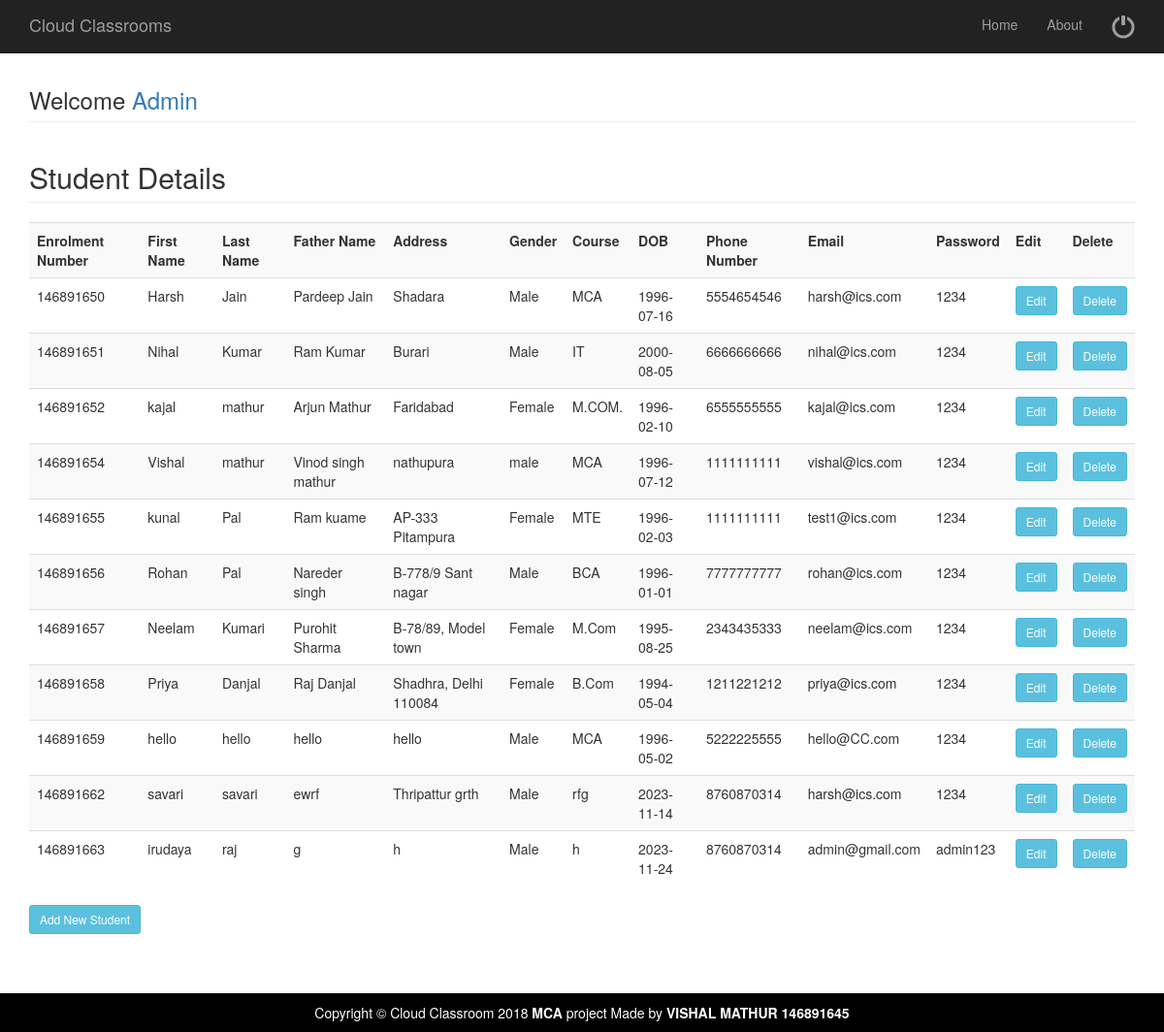
The app's page /studentdetails.php (signed in) with its own data.
### tables this page shows
CREATE TABLE `studenttable` (
  `Eno` bigint(20) NOT NULL,
  `FName` varchar(30) NOT NULL,
  `LName` varchar(30) NOT NULL,
  `FaName` varchar(30) NOT NULL,
  `Addrs` text NOT NULL,
  `Gender` varchar(6) NOT NULL,
  `Course` varchar(20) NOT NULL,
  `DOB` date NOT NULL,
  `PhNo` bigint(10) NOT NULL,
  `Pass` varchar(20) NOT NULL,
  `Eid` varchar(50) NOT NULL
);

### studentdetails.php (the view, shortened to what this page needs)
<?php include('adminhead.php'); ?>
<div class="container">
	<div class="row">
		<div class="col-md-12">
			<h3 class="page-header">Welcome <a href="welcomeadmin">Admin</a> </h3>
			<?php
			include( "database.php" );
			$sql = "select * from  studenttable";
			$result = mysqli_query( $connect, $sql );
			echo "<h2 class='page-header'>Student Details</h2>";
			echo "<table class='table table-striped' style='width:100%'>
<tr>
<th>Enrolment Number</th>
<th>First Name</th>
<th>Last Name</th>
<th>Father Name</th>
<th>Address</th>
<th>Gender</th>
<th>Course</th>
<th>DOB</th>
<th>Phone Number</th>
<th>Email</th>
<th>Password</th>
<th>Edit</th>
<th>Delete</th>
</tr>";
			while ( $row = mysqli_fetch_array( $result ) ) {
				?>
			<tr>
				<td>
					<?PHP echo $row['Eno'];?>
				</td>
				<td>
					<?PHP echo $row['FName'];?>
				</td>
				<td>
					<?PHP echo $row['LName'];?>
				</td>
				<td>
					<?PHP echo $row['FaName'];?>
				</td>
				<td>
					<?PHP echo $row['Addrs'];?>
				</td>
				<td>
					<?PHP echo $row['Gender'];?>
				</td>
				<td>
					<?PHP echo $row['Course'];?>
				</td>
				<td>
					<?PHP echo $row['DOB'];?>
				</td>
				<td>
					<?PHP echo $row['PhNo'];?>
				</td>
				<td>
					<?PHP echo $row['Eid'];?>
				</td>
				<td>
					<?PHP echo $row['Pass'];?>
				</td>
				<td><a href="updatestudent.php?eno=<?php echo $row['Eno']; ?>"><input type="button" Value="Edit" class="btn btn-info btn-sm"></a>
				</td>
				<td><a href="studentdetails.php?deleteid=<?php echo $row['Eno']; ?>"><input type="submit" Value="Delete" name="delete" class="btn btn-info btn-sm"></a>
				</td>
			</tr>
			<?php } ?>
			</table>
			<a href="addnewstudent"><button type="button" value="AddNewStudent" class="btn btn-info btn-sm">Add New Student</button></a>
		</div>
	</div>
	<?php include('allfoot.php'); ?>

### css/modern-business.css (style rules this page uses)
html, body { height: 100%; }
body { padding-top: 50px; }

### records on screen
studenttable: Eno "146891650", FName "Harsh", LName "Jain", FaName "Pardeep Jain", Addrs "Shadara", Gender "Male", Course "MCA", DOB "1996-07-16", PhNo "5554654546", Eid "harsh@ics.com", Pass "1234"
studenttable: Eno "146891651", FName "Nihal", LName "Kumar", FaName "Ram Kumar", Addrs "Burari", Gender "Male", Course "IT", DOB "2000-08-05", PhNo "6666666666", Eid "nihal@ics.com", Pass "1234"
studenttable: Eno "146891652", FName "kajal", LName "mathur", FaName "Arjun Mathur", Addrs "Faridabad", Gender "Female", Course "M.COM.", DOB "1996-02-10", PhNo "6555555555", Eid "kajal@ics.com", Pass "1234"
studenttable: Eno "146891654", FName "Vishal", LName "mathur", FaName "Vinod singh mathur", Addrs "nathupura", Gender "male", Course "MCA", DOB "1996-07-12", PhNo "1111111111", Eid "vishal@ics.com", Pass "1234"
studenttable: Eno "146891655", FName "kunal", LName "Pal", FaName "Ram kuame", Addrs "AP-333 Pitampura", Gender "Female", Course "MTE", DOB "1996-02-03", PhNo "1111111111", Eid "test1@ics.com", Pass "1234"
studenttable: Eno "146891656", FName "Rohan", LName "Pal", FaName "Nareder singh", Addrs "B-778/9 Sant nagar", Gender "Male", Course "BCA", DOB "1996-01-01", PhNo "7777777777", Eid "rohan@ics.com", Pass "1234"
studenttable: Eno "146891657", FName "Neelam", LName "Kumari", FaName "Purohit Sharma", Addrs "B-78/89, Model town", Gender "Female", Course "M.Com", DOB "1995-08-25", PhNo "2343435333", Eid "neelam@ics.com", Pass "1234"
studenttable: Eno "146891658", FName "Priya", LName "Danjal", FaName "Raj Danjal", Addrs "Shadhra, Delhi 110084", Gender "Female", Course "B.Com", DOB "1994-05-04", PhNo "1211221212", Eid "priya@ics.com", Pass "1234"
studenttable: Eno "146891659", FName "hello", LName "hello", FaName "hello", Addrs "hello", Gender "Male", Course "MCA", DOB "1996-05-02", PhNo "5222225555", Eid "hello@CC.com", Pass "1234"
studenttable: Eno "146891662", FName "savari", LName "savari", FaName "ewrf", Addrs "Thripattur grth", Gender "Male", Course "rfg", DOB "2023-11-14", PhNo "8760870314", Eid "harsh@ics.com", Pass "1234"
studenttable: Eno "146891663", FName "irudaya", LName "raj", FaName "g", Addrs "h", Gender "Male", Course "h", DOB "2023-11-24", PhNo "8760870314", Eid "admin@gmail.com", Pass "admin123"
